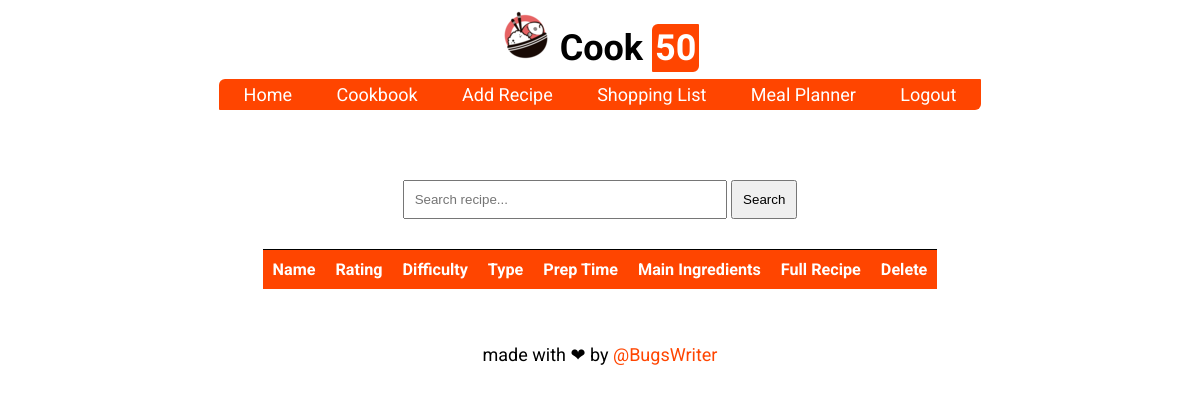
Before: /recipes (signed in) with the older database file.
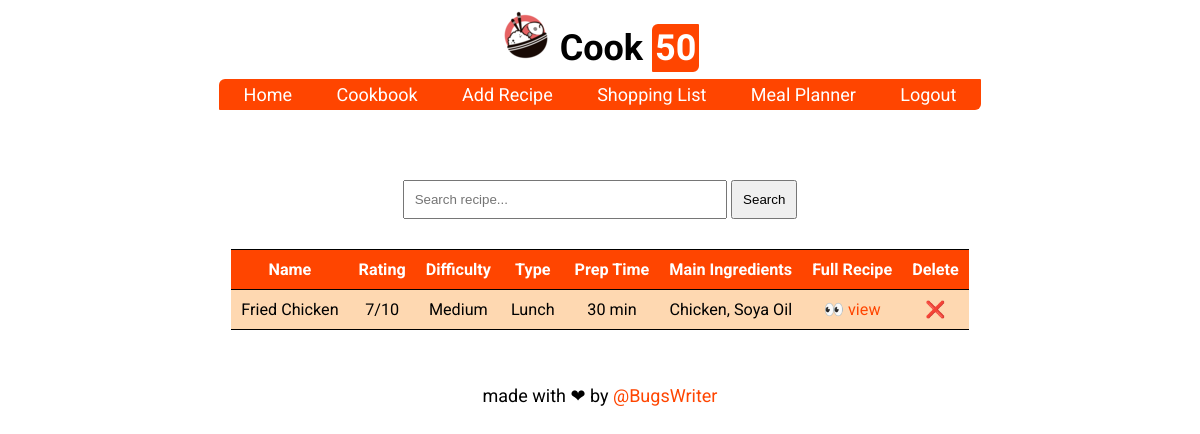
After: the same page with the newer database file.
### tables this page shows
CREATE TABLE recipe(
    name TEXT NOT NULL,
    rating INT NOT NULL,
    difficulty TEXT NOT NULL,
    type TEXT NOT NULL,
    prep_time INT NOT NULL,
    main_ingredients TEXT NOT NULL,
    recipe_link TEXT NOT NULL,
    user_id INT NOT NULL,
    FOREIGN KEY(user_id) REFERENCES user(rowid)
);

### cookpkg/routes.py (the view)
@app.route("/recipes", methods=["GET"])
def recipes():
    if not request.cookies.get("user_id"):
        return redirect(url_for('login'))
    uid = request.cookies.get("user_id")
    offset = 0
    if request.args.get('page'):
        page = int(request.args.get('page'))
        offset = 10 * (page - 1)
    data = crud_get_recipes(uid, offset)
    return render_template("recipe_list.html", data=data)

### cookpkg/crud.py (called while the page is built)
def crud_get_recipes(uid, offset):
    conn = sqlite3.connect(DB_NAME)
    c = conn.cursor()
    data = []
    sql = "SELECT rowid, * FROM recipe WHERE user_id='{}' LIMIT 10 OFFSET {}".format(uid, offset)
    for row in c.execute(sql):
        data.append(list(row))
    conn.close()
    return data

### cookpkg/templates/recipe_list.html (shortened to what this page needs)
{% extends "layout.html" %}
{% block content %}
<div class="search-box">
  <form class="slform" action="/search" method="GET" id="must-field">
    <input type="text" placeholder="Search recipe..." name="query">
    <input type="submit" value="Search">
  </form>
</div>
<div class="result-box">
  <table>
    <tr>
      <th>Name</th>
      <th>Rating</th>
      <th>Difficulty</th>
      <th>Type</th>
      <th>Prep Time</th>
      <th>Main Ingredients</th>
      <th>Full Recipe</th>
      <th>Delete</th>
    </tr>
    {% for recipe in data %}
    <tr>
      <td>{{ recipe[1] }}</td>
      <td>{{ recipe[2] }}/10</td>
      <td>{{ recipe[3] }}</td>
      <td>{{ recipe[4] }}</td>
      <td>{{ recipe[5] }} min</td>
      <td>{{ recipe[6] }}</td>
      <td><a href="https://{{ recipe[7] }}">👀 view</a></td>
      <td><a href="/delete_recipe?id={{ recipe[0] }}">❌</a></td>
    </tr>
    {% endfor %}
  </table>
</div>
{% endblock content %}

### cookpkg/templates/layout.html (shortened to what this page needs)
<!DOCTYPE html>
<html>
  <head>
    <link rel="stylesheet" type="text/css" href="{{ url_for('static', filename='css/style.css') }}">
  </head>
  <body>
    <header>
      <h1>
	<img src="{{ url_for('static', filename='img/logo.png') }}" width="50px">
	Cook <span>50</span>
      </h1>
    </header>
    <ul class="nav">
      <li class="active"><a href="/">Home</a></li>
      <li><a href="{{ url_for('recipes') }}">Cookbook</a></li>
      <li><a href="{{ url_for('add_recipe') }}">Add Recipe</a></li>
      <li><a href="{{ url_for('shopping_list') }}">Shopping List</a></li>
      <li><a href="#">Meal Planner</a></li>
      {% if request.cookies.get('user_id') %}
      <li><a href="/logout">Logout</a></li>
      {% else %}
      <li><a href="/login">Login</a></li>
      {% endif %}
    </ul>
    <div class="container">
      {% block content %}{% endblock %}
    </div>
    <footer>
      <span>made with ❤ by <a href="https://bugswriter.com">@BugsWriter</a></span>
    </footer>
  </body>
</html>

### cookpkg/static/css/style.css (style rules this page uses)
:root { --color01: #FFA500; --color02: #FF8C00; --color03: #FF7F50; --color04: #FF6347; --color05: #FF4500; --color06: #FED8B1; --fontsize: 18px; --font: "Roboto" }
body { width: fit-content; margin: auto; font-family: var(--font), sans-serif; font-size: var(--fontsize); }
body a { color: var(--color05); text-decoration: none; }
header h1 { width: fit-content; margin: auto; padding: 10px; }
header h1 span { color: white; background-color: var(--color05); border-radius: 6px 1px; font-family: 'Dancing Script', cursive; padding: 3px; }
.nav { border-radius: 6px 1px; background-color: var(--color05); margin: auto; width: fit-content; padding: 5px; }
.nav a { color: white; }
.nav li { display: inline; margin: 0px 20px; }
footer { padding: 15px; width: fit-content; margin: auto; }
.search-box { padding: 10px; width: fit-content; margin: auto; }
.result-box { width: fit-content; margin: auto; font-size: 90%; }
.result-box table { border-collapse: collapse; }
.result-box td, th { text-align: center; padding: 10px; }
.result-box th { color: white; background-color: var(--color05); border-top: 1px solid black; }
.result-box tr:nth-child(even) { background-color: var(--color02); border-bottom: 1px solid black; border-top: 1px solid black; }
.result-box tr:nth-child(even) { background-color: var(--color06); }
.container { width: fit-content; margin: 40px auto; }
.form , .slform { margin: 20px; }
.slform input { width: 300px; padding: 10px; }
.slform input[type=submit] { width: fit-content; }

Changed rows visible on the page:
added recipe: name "Fried Chicken", rating "7", difficulty "Medium", type "Lunch", prep_time "30", main_ingredients "Chicken, Soya Oil"
